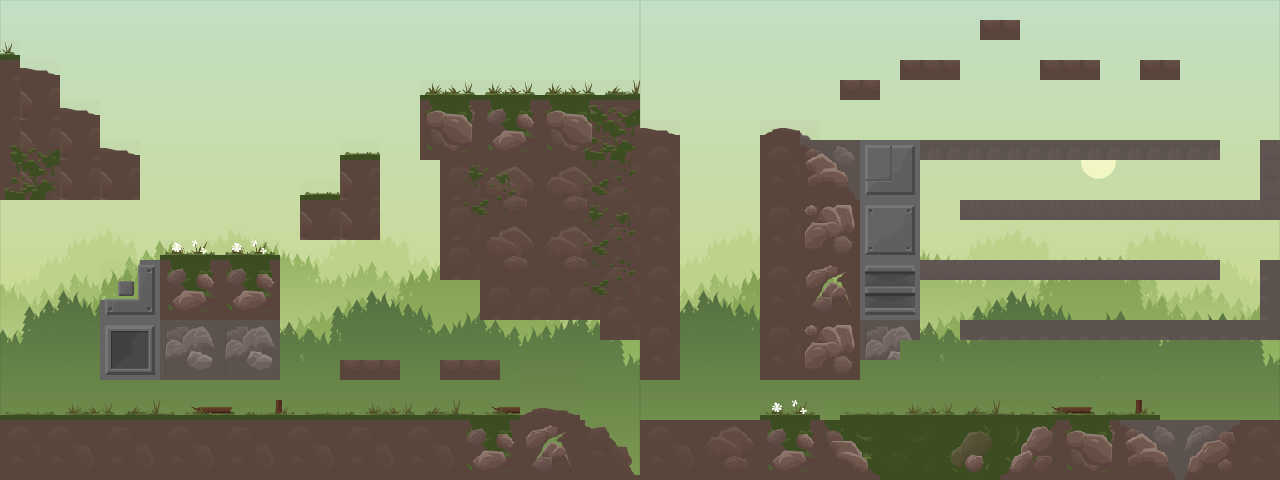

A 2D game scene composited from a Tiled map and its tileset images. What follows is a short description and the map's XML, with each tile layer's data collapsed to a summary:
An orthogonal 64x24 tile map with 20x20 px tiles, 3 tile layers (background, stationary, foreground), 2 tilesets and 35 objects.

<map version="1.0" orientation="orthogonal" renderorder="right-down" width="64" height="24" tilewidth="20" tileheight="20" nextobjectid="93">
 <tileset firstgid="1" name="foresttiles01" tilewidth="20" tileheight="20">
  <image source="foresttiles01.png" width="600" height="600" />
 </tileset>
 <tileset firstgid="901" name="forestbg" tilewidth="20" tileheight="20">
  <image source="forestbg.png" width="640" height="480" />
 </tileset>
 <layer name="background" width="64" height="24">
  <data>[1536 cells, 1536 non-empty, 768 distinct tile ids]</data>
 </layer>
 <layer name="stationary" width="64" height="24">
  <data>[1536 cells, 625 non-empty, 187 distinct tile ids]</data>
 </layer>
 <layer name="foreground" width="64" height="24">
  <data>[1536 cells, 112 non-empty, 39 distinct tile ids]</data>
 </layer>
 <objectgroup name="Rectangles">
  <object id="43" x="136" y="262" width="23" height="37" />
  <object id="44" x="96" y="147" width="42" height="52" />
  <object id="46" x="18" y="72" width="40" height="125" />
  <object id="47" x="59" y="110" width="37" height="89" />
  <object id="49" x="-4" y="50" width="23" height="147" />
  <object id="50" x="98" y="298" width="61" height="77" />
  <object id="51" x="115" y="275" width="20" height="20" />
  <object id="53" x="299" y="190" width="76" height="47" />
  <object id="54" x="159" y="256" width="120" height="120" />
  <object id="55" x="418" y="91" width="220" height="64" />
  <object id="56" x="-5" y="415" width="583" height="61" />
  <object id="57" x="339" y="153" width="37" height="35" />
  <object id="59" x="440" y="160" width="240" height="120" />
  <object id="60" x="485" y="285" width="195" height="35" />
  <object id="62" x="600" y="320" width="80" height="20" />
  <object id="63" x="640" y="340" width="40" height="40" />
  <object id="67" x="580" y="425" width="60" height="55" />
  <object id="68" x="640" y="130" width="40" height="30" />
  <object id="69" x="640" y="420" width="640" height="60" />
  <object id="70" x="760" y="140" width="100" height="240" />
  <object id="72" x="860" y="140" width="60" height="200" />
  <object id="74" x="860" y="340" width="40" height="20" />
  <object id="77" x="920" y="140" width="300" height="20" />
  <object id="78" x="1260" y="140" width="20" height="80" />
  <object id="79" x="960" y="200" width="300" height="20" />
  <object id="80" x="1260" y="255" width="20" height="85" />
  <object id="81" x="965" y="320" width="295" height="20" />
  <object id="82" x="920" y="260" width="300" height="20" />
  <object id="84" x="340" y="355" width="60" height="25" />
  <object id="85" x="440" y="360" width="60" height="20" />
  <object id="86" x="840" y="80" width="40" height="20" />
  <object id="88" x="900" y="60" width="60" height="20" />
  <object id="90" x="980" y="20" width="40" height="20" />
  <object id="91" x="1040" y="60" width="60" height="20" />
  <object id="92" x="1135" y="60" width="50" height="20" />
 </objectgroup>
</map>
